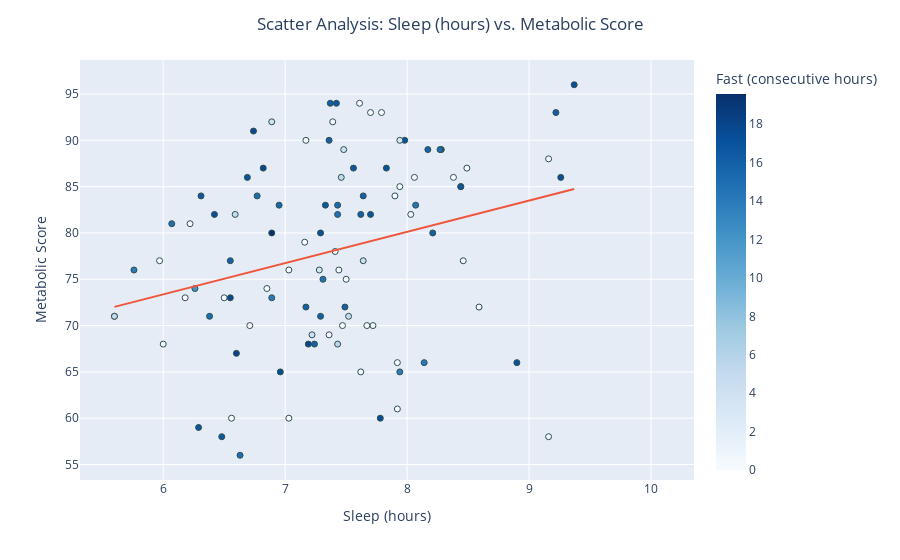

Notebook cell for this chart:
### Code cell
fig = pt.plotly_scatter(dataset=all_data, 
                        x_selection="Sleep (hours)",
                        y_selection="Metabolic Score",
                        color_selection="Fast (consecutive hours)",
                        hover=[all_data['Date']]
                       )
fig.show()
